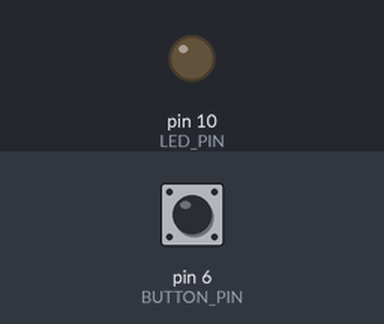
The sketch below on a simulated Arduino Uno, built with avr-gcc and run on an emulated ATmega328P. Parts: output pins drawn as LEDs (lit = HIGH). The test bench sets the inputs (shaded band); at power-on: pin 6 (BUTTON_PIN) HIGH.

Above: at 1.2 s.
1.3 s: pin 6 (BUTTON_PIN) pulled LOW for 0.15 s
At 1.9 s:
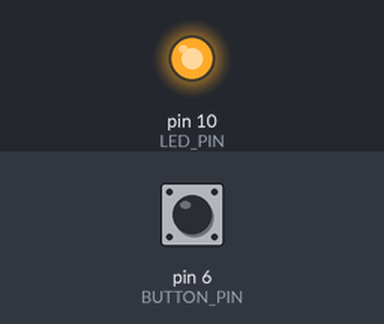
2.9 s: pin 6 (BUTTON_PIN) pulled LOW for 1 s
At 4.3 s:
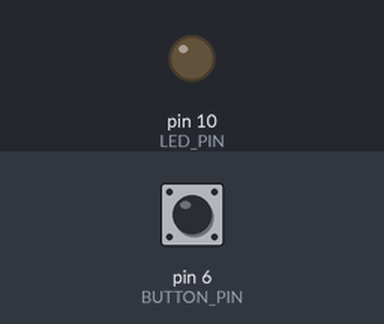
5.4 s: pin 6 (BUTTON_PIN) pulled LOW for 3.2 s
At 6.2 s:
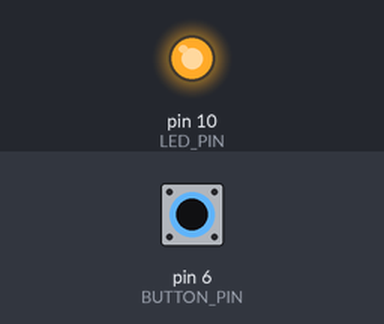
Timing chart, 0 to 8.4 s (numbered marks = the images above; inputs shaded):
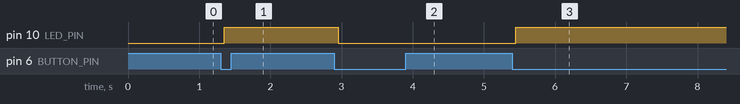

The sketch:

sketch_may30a.ino
```cpp
// Definieert de pin waar de LED is aangesloten
const int LED_PIN = 10;

// Definieert de pin waar de knop is aangesloten
const int BUTTON_PIN = 6;

// Definieert de vertragingstijd voor het "debouncen" van de knop
const int DEBOUNCE_DELAY = 50;  // 50 milliseconden om ruis van de knop te voorkomen

// Variabele om de huidige toestand van de LED op te slaan (aan/uit)
bool ledState = false;

// Variabele om de huidige meting van de knop op te slaan
int buttonReading;

// Variabele om de vorige toestand van de knop op te slaan
int lastButtonState = LOW;  // Beginwaarde is LOW (knop niet ingedrukt)

void setup() {
    // Zet de LED pin als een output (om stroom te leveren aan de LED)
    pinMode(LED_PIN, OUTPUT);

    // Zet de knop pin als een input, met een ingebouwde pull-up weerstand
    // Dit betekent dat de pin standaard HIGH is, en naar LOW gaat als de knop wordt ingedrukt
    pinMode(BUTTON_PIN, INPUT_PULLUP);
}

void loop() {
    // Lees de huidige toestand van de knop (hoog of laag)
    buttonReading = digitalRead(BUTTON_PIN);

    // Controleer of de toestand van de knop is veranderd sinds de laatste loop
    if (buttonReading != lastButtonState) {

        // Als de knop net is ingedrukt (van HIGH naar LOW gegaan)
        if (buttonReading == LOW) {
            // Wissel de toestand van de LED (als deze aan is, zet uit en vice versa)
            ledState = !ledState;
        }

        // Wacht een korte tijd om het "debounce"-effect te voorkomen
        // Dit voorkomt dat mechanische ruis of trillingen van de knop
        // worden geïnterpreteerd als meerdere drukken
        delay(DEBOUNCE_DELAY);
    }

    // Sla de huidige toestand van de knop op voor de volgende loop
    lastButtonState = buttonReading;

    // Schakel de LED aan of uit, afhankelijk van de toestand van de 'ledState' variabele
    digitalWrite(LED_PIN, ledState ? HIGH : LOW);
}
```

Measured:
- after the input at 1.3 s, pin 10 (LED_PIN): LOW → HIGH after 0.05 s
- after the input at 2.9 s, pin 10 (LED_PIN): HIGH → LOW after 0.05 s
- after the input at 5.4 s, pin 10 (LED_PIN): LOW → HIGH after 0.05 s
